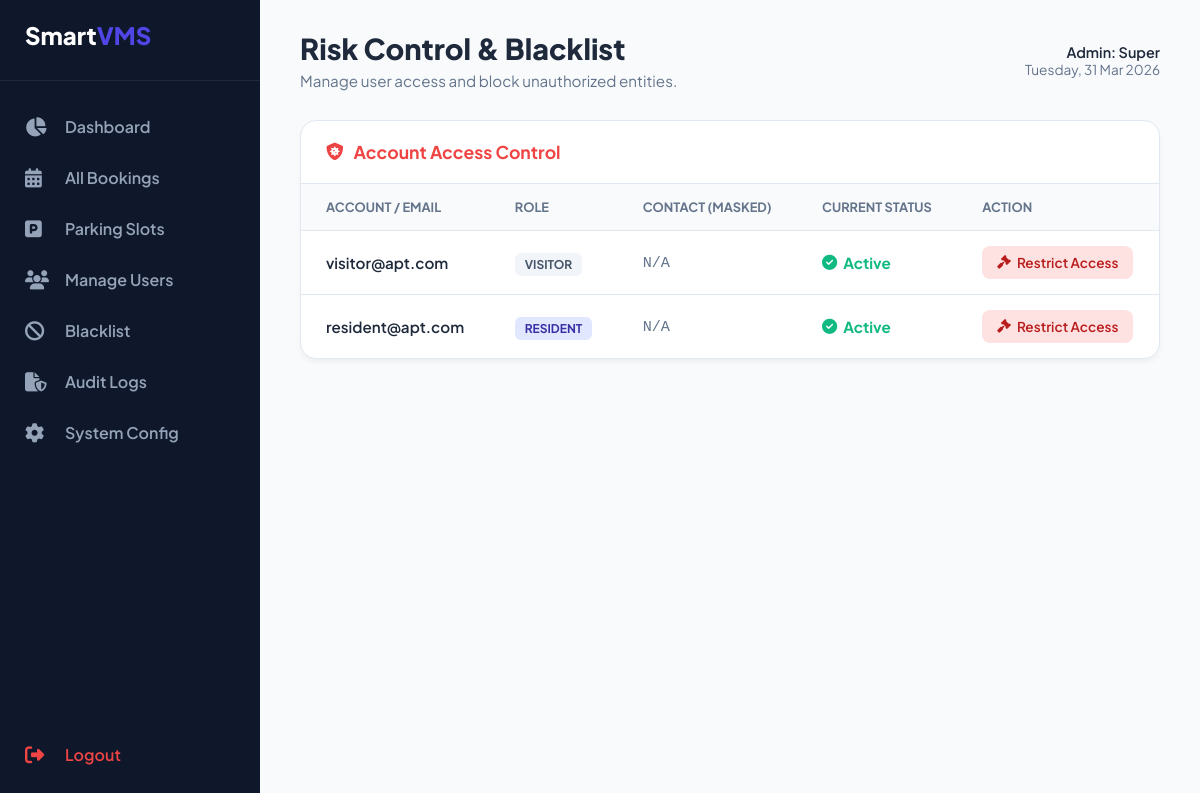
The page /public/admin_blacklist.php (signed in) on the database its author committed.
### tables this page shows
CREATE TABLE `users` (
  `id` int(11) NOT NULL,
  `email` varchar(120) NOT NULL,
  `password_hash` varchar(255) NOT NULL,
  `role` enum('visitor','resident','guard','admin','superadmin') NOT NULL,
  `status` enum('active','inactive','watchlist','blacklisted') DEFAULT 'active',
  `phone` varchar(20) DEFAULT NULL,
  `created_at` datetime DEFAULT current_timestamp()
);

### core/config.php (called while the page is built, shortened)
<?php
function mask_phone($phone) {
    if (!$phone || strlen($phone) < 8) return 'N/A';
    return substr($phone, 0, 3) . '-****' . substr($phone, -3);
}
function e($string) {
    return htmlspecialchars($string ?? '', ENT_QUOTES, 'UTF-8');
}
?>

### public/admin_blacklist.php (the view, shortened to what this page needs)
<?php
$pdo = db();
$admin_name = explode('@', $_SESSION['email'])[0];
$stmt = $pdo->query("SELECT id, email, role, phone, status, created_at FROM users WHERE role IN ('visitor', 'resident') ORDER BY role, id DESC");
$users_list = $stmt->fetchAll();
?>
<!DOCTYPE html>
<html lang="en">
<head>
    <link rel="stylesheet" href="https://cdnjs.cloudflare.com/ajax/libs/font-awesome/6.4.0/css/all.min.css">
</head>
<body>
    <div class="sidebar">
        <div class="brand">Smart<span>VMS</span></div>
        <a href="admin_dash.php" class="nav-link"><i class="fas fa-chart-pie"></i> Dashboard</a>
        <a href="admin_bookings.php" class="nav-link"><i class="fas fa-calendar-alt"></i> All Bookings</a>
        <a href="admin_slots.php" class="nav-link"><i class="fas fa-parking"></i> Parking Slots</a>
        <a href="admin_users.php" class="nav-link"><i class="fas fa-users"></i> Manage Users</a>
        <a href="admin_blacklist.php" class="nav-link"><i class="fas fa-ban"></i> Blacklist</a>
        <a href="admin_audit.php" class="nav-link"><i class="fas fa-file-shield"></i> Audit Logs</a>
        <?php if($_SESSION['role'] === 'superadmin'): ?>
            <a href="superadmin_config.php" class="nav-link"><i class="fas fa-cog"></i> System Config</a>
        <?php endif; ?>
        <div class="spacer"></div>
        <a href="../core/logout.php" class="nav-link" style="color: #ef4444;"><i class="fas fa-sign-out-alt"></i> Logout</a>
    </div>
    <div class="main-content">
        <div class="header-flex">
            <div>
                <h1 class="page-title">Risk Control & Blacklist</h1>
                <p class="page-sub">Manage user access and block unauthorized entities.</p>
            </div>
            <div style="text-align: right;">
                <p style="font-weight: 600; font-size: 0.9rem;">Admin: <?= htmlspecialchars(ucfirst($admin_name)) ?></p>
                <p style="color: var(--text-muted); font-size: 0.85rem;"><?= date('l, d M Y') ?></p>
            </div>
        </div>
        <div class="table-card">
            <div class="table-header">
                <div class="table-title"><i class="fas fa-shield-virus"></i> Account Access Control</div>
            </div>
            <table>
                <thead>
                    <tr>
                        <th>Account / Email</th>
                        <th>Role</th>
                        <th>Contact (Masked)</th>
                        <th>Current Status</th>
                        <th>Action</th>
                    </tr>
                </thead>
                <tbody>
                    <?php foreach($users_list as $u): ?>
                    <tr>
                        <td style="font-weight: 600;"><?= e($u['email']) ?></td>
                        <td><span class="role-badge role-<?= strtolower($u['role']) ?>"><?= e($u['role']) ?></span></td>
                        <td style="font-family: monospace; color: var(--text-muted);"><?= mask_phone($u['phone']) ?></td>
                        <td>
                            <?php if($u['status'] === 'active'): ?>
                                <span class="status-active"><i class="fas fa-check-circle"></i> Active</span>
                            <?php else: ?>
                                <span class="status-banned"><i class="fas fa-times-circle"></i> Blacklisted</span>
                            <?php endif; ?>
                        </td>
                        <td>
                            <form method="POST" action="" style="margin:0;">
                                <?php if($u['status'] === 'active'): ?>
                                    <button type="button" class="btn-action btn-ban" onclick="confirmAction(this.form, 'ban', '<?= e($u['email']) ?>')">
                                        <i class="fas fa-gavel"></i> Restrict Access
                                    </button>
                                <?php endif; ?>
                            </form>
                        </td>
                    </tr>
                    <?php endforeach; ?>
                </tbody>
            </table>
        </div>
    </div>
</body>
</html>

### public/admin_blacklist.php (style rules this page uses)
:root { --bg: #f8fafc; --surface: #ffffff; --primary: #0f172a; --accent: #4f46e5; --text-main: #1e293b; --text-muted: #64748b; --border: #e2e8f0; --success: #10b981; --danger: #ef4444; }
* { margin: 0; padding: 0; box-sizing: border-box; font-family: 'Plus Jakarta Sans', sans-serif; }
body { background: var(--bg); color: var(--text-main); display: flex; min-height: 100vh; }
.sidebar { width: 260px; background: var(--primary); color: white; display: flex; flex-direction: column; padding: 20px 0; }
.brand { font-size: 1.5rem; font-weight: 800; padding: 0 25px 30px; border-bottom: 1px solid #1e293b; margin-bottom: 20px; }
.brand span { color: var(--accent); }
.nav-link { display: flex; align-items: center; gap: 15px; padding: 15px 25px; color: #94a3b8; text-decoration: none; font-weight: 600; transition: 0.2s; }
.nav-link i { font-size: 1.2rem; width: 25px; }
.spacer { flex: 1; }
.main-content { flex: 1; padding: 30px 40px; overflow-y: auto; }
.header-flex { display: flex; justify-content: space-between; align-items: center; margin-bottom: 30px; }
.page-title { font-size: 1.8rem; font-weight: 800; }
.page-sub { color: var(--text-muted); font-size: 0.95rem; margin-top: 5px; }
.table-card { background: var(--surface); border-radius: 16px; border: 1px solid var(--border); box-shadow: 0 4px 6px -1px rgba(0,0,0,0.05); overflow: hidden; }
.table-header { padding: 20px 25px; border-bottom: 1px solid var(--border); display: flex; justify-content: space-between; align-items: center; }
.table-title { font-size: 1.1rem; font-weight: 700; color: var(--danger); display: flex; align-items: center; gap: 10px; }
table { width: 100%; border-collapse: collapse; }
th { text-align: left; padding: 15px 25px; font-size: 0.8rem; font-weight: 700; color: var(--text-muted); text-transform: uppercase; border-bottom: 1px solid var(--border); background: #f8fafc; }
td { padding: 15px 25px; font-size: 0.95rem; border-bottom: 1px solid var(--border); vertical-align: middle; }
tr:last-child td { border-bottom: none; }
.role-badge { padding: 4px 10px; border-radius: 6px; font-size: 0.75rem; font-weight: 700; text-transform: uppercase; }
.role-resident { background: #e0e7ff; color: #3730a3; }
.role-visitor { background: #f1f5f9; color: #475569; }
.status-active { color: var(--success); font-weight: 700; display: flex; align-items: center; gap: 6px; }
.btn-action { padding: 8px 15px; border-radius: 8px; font-weight: 600; font-size: 0.85rem; cursor: pointer; border: none; display: flex; align-items: center; gap: 6px; transition: 0.2s; }
.btn-ban { background: #fee2e2; color: #b91c1c; }

### rows shown on the page
users: email "visitor@apt.com", role "VISITOR", phone "N/A", status "active" (drawn)
users: email "resident@apt.com", role "RESIDENT", phone "N/A", status "active" (drawn)

### other values the page prints
$admin_name "Super"
